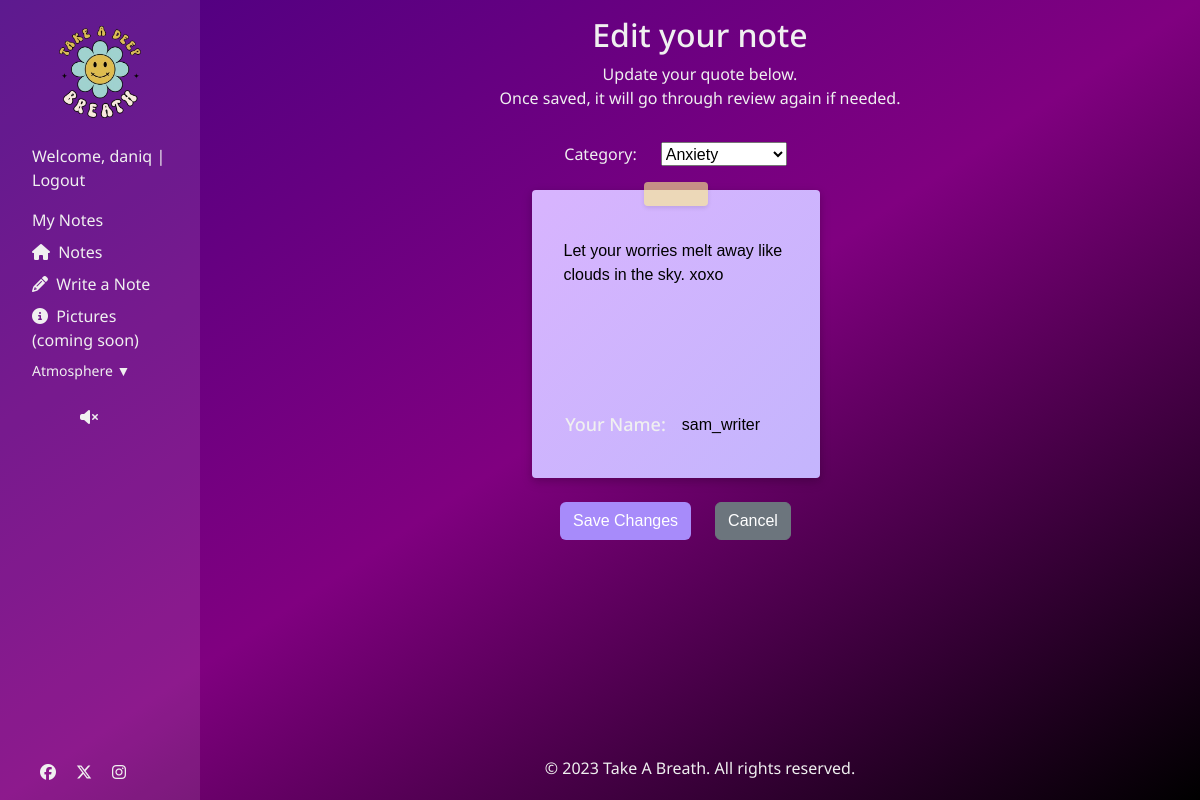
/note/9/edit/ (signed in), run on the app's committed database.
### quote/models.py (models this page shows, shortened)
class Note(models.Model):
    CATEGORY = (
        (0, "Uncategorized"),
        (1, "Stress"),
        (2, "Depression"),
        (3, "Anxiety"),
    )
    STATUS = (
        (0, "Pending"),
        (1, "Approved"),
        (2, "Denied"),
    )
    content = models.CharField(max_length=100)
    name = models.CharField(max_length=100, default='anonymous', blank=True)
    created_on = models.DateTimeField(auto_now_add=True)
    status = models.IntegerField(choices=STATUS, default=0)
    category = models.IntegerField(choices = CATEGORY, default=0, blank=True)
    author = models.ForeignKey(
        User,
        on_delete=models.SET(get_removed_user),
        related_name="notes",
    )
    class Meta:
        ordering = ["created_on"] # Order by creation date in ascending order

### quote/views.py (the view, shortened to what this page needs)
# urls.py: path('note/<int:pk>/edit/', views.NoteUpdateView.as_view(), name='edit_note'),
class NoteUpdateView(LoginRequiredMixin, UpdateView):
    model = Note
    form_class = NoteForm
    template_name = "quote/edit-note.html"
    def get_queryset(self):
        return Note.objects.filter(author=self.request.user)

### quote/forms.py (shortened to what this page needs)
class NoteForm(forms.ModelForm):
    class Meta:
        model = Note
        fields = ['content', 'name', 'category']
        widgets = {
            'content': forms.Textarea(attrs={'rows':3, 'placeholder': 'Write your quote here...'}),
            'name': forms.TextInput(attrs={'placeholder': 'Your name (if you want)'}),
            'category': forms.Select(),
        }

### quote/templates/quote/edit-note.html (shortened to what this page needs)
{% extends "base.html" %}
{% block content %}
<main>
  <section class="edit-section">
    <div id="submit-note">
      <h2 class="text-center">Edit your note</h2>
      <p class="text-center">
        Update your quote below. <br>
        Once saved, it will go through review again if needed.
      </p>
      <div id="writing-notes-container">
        <form method="post" id="editNoteForm" action="{% url 'edit_note' note.pk %}">
          <div class="label-wrap">
            <label for="id_category">Category:</label>
            {{ form.category }}
          </div>
          <div id="sticky-note-writing" class="sticky-note theme-{{ note.category }}">
            {{ form.content }}
            <div class="label-wrap">
              <label for="id_name">Your Name:</label>
              {{ form.name }}
            </div>
          </div>
          <div class="label-wrap">
            <button type="submit" class="btn btn-theme">Save Changes</button>
            <a href="{% url 'my_notes' %}" class="btn btn-secondary">Cancel</a>
          </div>
        </form>
      </div>
    </div>
  </section>
</main>
{% endblock %}

### templates/base.html (shortened to what this page needs)
{% load static %} {% url 'home' as home_url %}
<!DOCTYPE html>
<html lang="en">
  <head>
    <link
      href="https://cdn.jsdelivr.net/npm/bootstrap@5.3.3/dist/css/bootstrap.min.css"
      rel="stylesheet"
    />
    <link rel="stylesheet" href="{% static 'css/style.css' %}" />
  </head>
  <body class="theme-space">
    <div class="sidebar" id="sidebar">
      <img
        id="logo"
        src="{% static 'images/Logoo-removebg-preview.png' %}"
        alt="Logo"
        class="img-fluid"
      />
      <ul class="nav-list">
        <li>
      {% if user.is_authenticated %}
      <p>
        Welcome, <a href="{% url 'my_notes' %}">{{ user.username }}</a> | <a href="{% url 'logout' %}">Logout</a>
      </p>
      <a href="{% url 'my_notes' %}">My Notes</a>
      {% else %}
      <p>
        <a href="{% url 'login' %}">Login</a> |
        <a href="{% url 'signup' %}">Sign Up</a>
      </p>
      {% endif %}
        </li>
        <li>
          <a href="{% url 'home' %}"><i class="fas fa-home"></i> Notes </a>
        </li>
        <li>
          <a href="{% url 'write_a_note' %}"><i class="fas fa-pencil-alt"></i> Write a Note</a>
        <li>
          <a href="#"
            ><i class="fas fa-info-circle"></i> Pictures (coming soon)</a
          >
        </li>
        <li>
          <div class="dropdown-container">
            <div class="dropdown-header">Atmosphere ▼</div>
          </div>
        </li>
        <a id="toggleAudio"><i class="fa-solid fa-volume-xmark"></i></a>
      </ul>
      <div id="social-links-nav">
        <a
          href="https://www.facebook.com/"
          target="_blank"
          aria-label="Visit us on Facebook.(Opens in new tab)"
          rel="noopener"
        >
          <i class="fa-brands fa-facebook"></i>
        </a>
        <a
          href="https://www.twitter.com/"
          target="_blank"
          aria-label="Visit us on Twitter.(Opens in new tab)"
          rel="noopener"
        >
          <i class="fa-brands fa-x-twitter"></i>
        </a>
        <a
          href="https://www.instagram.com/"
          target="_blank"
          aria-label="Visit us on Instagram.(Opens in new tab)"
          rel="noopener"
        >
          <i class="fa-brands fa-instagram"></i>
        </a>
      </div>
    </div>
    <main class="flex-shrink-0 main-bg">
      {% block content %}{% endblock content %}
      <footer class="mt-auto" id="footer">
        <div class="container">
          <p>&copy; 2023 Take A Breath. All rights reserved.</p>
        </div>
      </footer>
    </main>
  </body>
</html>

### static/css/style.css (style rules this page uses)
:root { --primary-font: "Noto Sans", serif; --notes-font: "Allison", sans-serif; --white: white; --primary-color: #f0f0f0; --black: black; }
body { margin: 0; font-family: sans-serif; min-height: 100vh; color: pink; display: flex; background-repeat: no-repeat; }
h2, label, p, a, li, i { font-family: var(--primary-font); color: var(--primary-color); }
h2 { padding-top: 0.5rem; }
main { flex: 1; display: flex; flex-direction: column; align-items: center; justify-content: flex-start; padding: 0.25rem; position: relative; overflow: visible; }
ul { list-style: none; padding: 0; margin: 0; }
a { text-decoration: none; }
i { padding-right: 0.25rem; font-size: 1rem; }
.label-wrap { display: flex; justify-content: center; gap: inherit; }
.sidebar { background: rgba(255, 255, 255, 0.1); padding: 1rem; width: 200px; }
.nav-list { display: flex; flex-direction: column; gap: 0.5rem; padding: 1rem; }
.dropdown-container { margin-bottom: 1rem; }
.dropdown-header { cursor: pointer; user-select: none; }
#footer { bottom: -5rem; }
#toggleAudio, #toggleAudio-off { padding-left: 3rem; }
#social-links-nav { display: flex; gap: 1rem; bottom: 1rem; left: 2.5rem; position: fixed; z-index: 1000; }
.sticky-note { position: absolute; width: 18rem; height: 18rem; padding: 1.5rem; cursor: pointer; border-radius: 4px; box-shadow: 0 4px 12px rgba(0, 0, 0, 0.15), 0 2px 6px rgba(0, 0, 0, 0.1); transform-origin: center; user-select: none; transition: transform 0.2s ease, box-shadow 0.2s ease; display: flex; flex-direction: column; justify-content: center; text-align: center; font-weight: 500; font-size: 1.125rem; line-height: 1.5rem; }
#sticky-note-writing { position: relative; }
#writing-notes-container { padding: 1rem 2rem; }
#sticky-note-writing textarea { width: 100%; padding: 0.5rem; font-size: 1rem; box-sizing: border-box; background: transparent; border: transparent; height: 181px; resize: none; outline: none; }
#sticky-note-writing input { outline: none; font-size: 1rem; box-sizing: border-box; background: transparent; border: transparent; width: 50%; padding-left: 1rem; }
#sticky-note-writing textarea::placeholder, #sticky-note-writing input::placeholder { color: var(--black); font-style: italic; }
#quoteForm, #editNoteForm { display: flex; flex-direction: column; gap: 1.5rem; width: fit-content; }
.sticky-note::before { content: ""; position: absolute; top: -0.5rem; left: 50%; transform: translateX(-50%); width: 4rem; height: 1.5rem; background-color: rgba(254, 240, 138, 0.6); border-radius: 4px; box-shadow: 0 2px 4px rgba(0, 0, 0, 0.1); }
.theme-space { background: linear-gradient(to bottom right, #d8b4fe, #c4b5fd); color: #3730a3; }
body.theme-space { background: linear-gradient(to bottom right, indigo, purple, black); }
.btn-theme-space { background: #a78bfa; color: white; }

### data on the page
Note: category "Anxiety", content "Let your worries melt away like clouds in the sky. xoxo", name "sam_writer"

### other printed values
{{ user.username }} "daniq"
